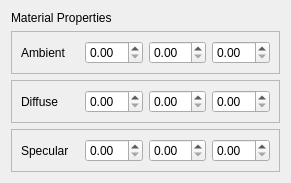
<?xml version="1.0" encoding="UTF-8"?>
<ui version="4.0">
 <class>MaterialWidget</class>
 <widget class="QWidget" name="MaterialWidget">
  <property name="geometry">
   <rect>
    <x>0</x>
    <y>0</y>
    <width>291</width>
    <height>183</height>
   </rect>
  </property>
  <property name="windowTitle">
   <string>Form</string>
  </property>
  <layout class="QVBoxLayout" name="verticalLayout">
   <item>
    <widget class="QLabel" name="material_properties_label">
     <property name="sizePolicy">
      <sizepolicy hsizetype="Preferred" vsizetype="Maximum">
       <horstretch>0</horstretch>
       <verstretch>0</verstretch>
      </sizepolicy>
     </property>
     <property name="text">
      <string>Material Properties</string>
     </property>
    </widget>
   </item>
   <item>
    <widget class="QFrame" name="ambient_frame">
     <property name="frameShape">
      <enum>QFrame::StyledPanel</enum>
     </property>
     <property name="frameShadow">
      <enum>QFrame::Raised</enum>
     </property>
     <layout class="QHBoxLayout" name="horizontalLayout_2">
      <item>
       <widget class="QLabel" name="diffuse_label_2">
        <property name="text">
         <string>Ambient</string>
        </property>
       </widget>
      </item>
      <item>
       <widget class="QDoubleSpinBox" name="ambient_x_spinBox">
        <property name="maximum">
         <double>1.000000000000000</double>
        </property>
        <property name="singleStep">
         <double>0.050000000000000</double>
        </property>
       </widget>
      </item>
      <item>
       <widget class="QDoubleSpinBox" name="ambient_y_spinBox">
        <property name="maximum">
         <double>1.000000000000000</double>
        </property>
        <property name="singleStep">
         <double>0.050000000000000</double>
        </property>
       </widget>
      </item>
      <item>
       <widget class="QDoubleSpinBox" name="ambient_z_spinBox">
        <property name="maximum">
         <double>1.000000000000000</double>
        </property>
        <property name="singleStep">
         <double>0.050000000000000</double>
        </property>
       </widget>
      </item>
     </layout>
    </widget>
   </item>
   <item>
    <widget class="QFrame" name="diffuse_frame">
     <property name="frameShape">
      <enum>QFrame::StyledPanel</enum>
     </property>
     <property name="frameShadow">
      <enum>QFrame::Raised</enum>
     </property>
     <layout class="QHBoxLayout" name="horizontalLayout">
      <item>
       <widget class="QLabel" name="diffuse_label">
        <property name="text">
         <string>Diffuse</string>
        </property>
       </widget>
      </item>
      <item>
       <widget class="QDoubleSpinBox" name="diffuse_x_spinBox">
        <property name="maximum">
         <double>1.000000000000000</double>
        </property>
        <property name="singleStep">
         <double>0.050000000000000</double>
        </property>
       </widget>
      </item>
      <item>
       <widget class="QDoubleSpinBox" name="diffuse_y_spinBox">
        <property name="maximum">
         <double>1.000000000000000</double>
        </property>
        <property name="singleStep">
         <double>0.050000000000000</double>
        </property>
       </widget>
      </item>
      <item>
       <widget class="QDoubleSpinBox" name="diffuse_z_spinBox">
        <property name="maximum">
         <double>1.000000000000000</double>
        </property>
        <property name="singleStep">
         <double>0.050000000000000</double>
        </property>
       </widget>
      </item>
     </layout>
    </widget>
   </item>
   <item>
    <widget class="QFrame" name="specular_frame">
     <property name="frameShape">
      <enum>QFrame::StyledPanel</enum>
     </property>
     <property name="frameShadow">
      <enum>QFrame::Raised</enum>
     </property>
     <layout class="QHBoxLayout" name="horizontalLayout_3">
      <item>
       <widget class="QLabel" name="diffuse_label_3">
        <property name="text">
         <string>Specular</string>
        </property>
       </widget>
      </item>
      <item>
       <widget class="QDoubleSpinBox" name="specular_x_spinBox">
        <property name="maximum">
         <double>1.000000000000000</double>
        </property>
        <property name="singleStep">
         <double>0.050000000000000</double>
        </property>
       </widget>
      </item>
      <item>
       <widget class="QDoubleSpinBox" name="specular_y_spinBox">
        <property name="maximum">
         <double>1.000000000000000</double>
        </property>
        <property name="singleStep">
         <double>0.050000000000000</double>
        </property>
       </widget>
      </item>
      <item>
       <widget class="QDoubleSpinBox" name="specular_z_spinBox">
        <property name="maximum">
         <double>1.000000000000000</double>
        </property>
        <property name="singleStep">
         <double>0.050000000000000</double>
        </property>
       </widget>
      </item>
     </layout>
    </widget>
   </item>
  </layout>
 </widget>
 <resources/>
 <connections/>
</ui>
